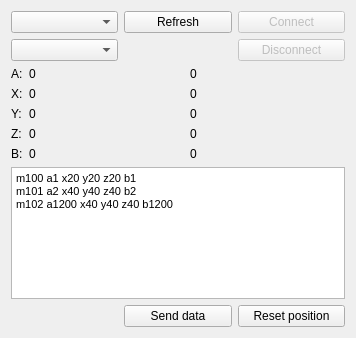
<?xml version="1.0" encoding="UTF-8"?>
<ui version="4.0">
 <class>MainWindow</class>
 <widget class="QMainWindow" name="MainWindow">
  <property name="geometry">
   <rect>
    <x>0</x>
    <y>0</y>
    <width>356</width>
    <height>338</height>
   </rect>
  </property>
  <property name="windowTitle">
   <string>MainWindow</string>
  </property>
  <widget class="QWidget" name="centralWidget">
   <layout class="QGridLayout" name="gridLayout_2">
    <item row="0" column="0">
     <widget class="QComboBox" name="cbPorts"/>
    </item>
    <item row="0" column="1">
     <widget class="QPushButton" name="pbRefresh">
      <property name="text">
       <string>Refresh</string>
      </property>
     </widget>
    </item>
    <item row="0" column="2">
     <widget class="QPushButton" name="pbConnect">
      <property name="enabled">
       <bool>false</bool>
      </property>
      <property name="text">
       <string>Connect</string>
      </property>
     </widget>
    </item>
    <item row="1" column="0">
     <widget class="QComboBox" name="cbBaudRate"/>
    </item>
    <item row="1" column="2">
     <widget class="QPushButton" name="pbDisconnect">
      <property name="enabled">
       <bool>false</bool>
      </property>
      <property name="text">
       <string>Disconnect</string>
      </property>
     </widget>
    </item>
    <item row="3" column="0" colspan="3">
     <widget class="QTextEdit" name="teData">
      <property name="lineWrapMode">
       <enum>QTextEdit::NoWrap</enum>
      </property>
      <property name="html">
       <string>&lt;!DOCTYPE HTML PUBLIC &quot;-//W3C//DTD HTML 4.0//EN&quot; &quot;http://www.w3.org/TR/REC-html40/strict.dtd&quot;&gt;
&lt;html&gt;&lt;head&gt;&lt;meta name=&quot;qrichtext&quot; content=&quot;1&quot; /&gt;&lt;style type=&quot;text/css&quot;&gt;
p, li { white-space: pre-wrap; }
&lt;/style&gt;&lt;/head&gt;&lt;body style=&quot; font-family:'MS Shell Dlg 2'; font-size:8.25pt; font-weight:400; font-style:normal;&quot;&gt;
&lt;p style=&quot; margin-top:0px; margin-bottom:0px; margin-left:0px; margin-right:0px; -qt-block-indent:0; text-indent:0px;&quot;&gt;m100 a1 x20 y20 z20 b1&lt;/p&gt;
&lt;p style=&quot; margin-top:0px; margin-bottom:0px; margin-left:0px; margin-right:0px; -qt-block-indent:0; text-indent:0px;&quot;&gt;m101 a2 x40 y40 z40 b2&lt;/p&gt;
&lt;p style=&quot; margin-top:0px; margin-bottom:0px; margin-left:0px; margin-right:0px; -qt-block-indent:0; text-indent:0px;&quot;&gt;m102 a1200 x40 y40 z40 b1200&lt;/p&gt;
&lt;p style=&quot;-qt-paragraph-type:empty; margin-top:0px; margin-bottom:0px; margin-left:0px; margin-right:0px; -qt-block-indent:0; text-indent:0px;&quot;&gt;&lt;br /&gt;&lt;/p&gt;&lt;/body&gt;&lt;/html&gt;</string>
      </property>
     </widget>
    </item>
    <item row="4" column="1">
     <widget class="QPushButton" name="pbSendData">
      <property name="text">
       <string>Send data</string>
      </property>
     </widget>
    </item>
    <item row="4" column="2">
     <widget class="QPushButton" name="pbResetPosition">
      <property name="text">
       <string>Reset position</string>
      </property>
     </widget>
    </item>
    <item row="2" column="0" colspan="3">
     <layout class="QGridLayout" name="gridLayout">
      <item row="0" column="0">
       <widget class="QLabel" name="lAText">
        <property name="sizePolicy">
         <sizepolicy hsizetype="Maximum" vsizetype="Preferred">
          <horstretch>0</horstretch>
          <verstretch>0</verstretch>
         </sizepolicy>
        </property>
        <property name="text">
         <string>A:</string>
        </property>
       </widget>
      </item>
      <item row="0" column="1">
       <widget class="QLabel" name="lA">
        <property name="text">
         <string>0</string>
        </property>
       </widget>
      </item>
      <item row="0" column="2">
       <widget class="QLabel" name="lA_2">
        <property name="text">
         <string>0</string>
        </property>
       </widget>
      </item>
      <item row="1" column="0">
       <widget class="QLabel" name="lXText">
        <property name="sizePolicy">
         <sizepolicy hsizetype="Maximum" vsizetype="Preferred">
          <horstretch>0</horstretch>
          <verstretch>0</verstretch>
         </sizepolicy>
        </property>
        <property name="text">
         <string>X:</string>
        </property>
       </widget>
      </item>
      <item row="1" column="1">
       <widget class="QLabel" name="lX">
        <property name="text">
         <string>0</string>
        </property>
       </widget>
      </item>
      <item row="1" column="2">
       <widget class="QLabel" name="lX_2">
        <property name="text">
         <string>0</string>
        </property>
       </widget>
      </item>
      <item row="2" column="0">
       <widget class="QLabel" name="lYText">
        <property name="sizePolicy">
         <sizepolicy hsizetype="Maximum" vsizetype="Preferred">
          <horstretch>0</horstretch>
          <verstretch>0</verstretch>
         </sizepolicy>
        </property>
        <property name="text">
         <string>Y:</string>
        </property>
       </widget>
      </item>
      <item row="2" column="1">
       <widget class="QLabel" name="lY">
        <property name="text">
         <string>0</string>
        </property>
       </widget>
      </item>
      <item row="2" column="2">
       <widget class="QLabel" name="lY_2">
        <property name="text">
         <string>0</string>
        </property>
       </widget>
      </item>
      <item row="3" column="0">
       <widget class="QLabel" name="lZText">
        <property name="sizePolicy">
         <sizepolicy hsizetype="Maximum" vsizetype="Preferred">
          <horstretch>0</horstretch>
          <verstretch>0</verstretch>
         </sizepolicy>
        </property>
        <property name="text">
         <string>Z:</string>
        </property>
       </widget>
      </item>
      <item row="3" column="1">
       <widget class="QLabel" name="lZ">
        <property name="text">
         <string>0</string>
        </property>
       </widget>
      </item>
      <item row="3" column="2">
       <widget class="QLabel" name="lZ_2">
        <property name="text">
         <string>0</string>
        </property>
       </widget>
      </item>
      <item row="4" column="0">
       <widget class="QLabel" name="lBText">
        <property name="sizePolicy">
         <sizepolicy hsizetype="Maximum" vsizetype="Preferred">
          <horstretch>0</horstretch>
          <verstretch>0</verstretch>
         </sizepolicy>
        </property>
        <property name="text">
         <string>B:</string>
        </property>
       </widget>
      </item>
      <item row="4" column="1">
       <widget class="QLabel" name="lB">
        <property name="text">
         <string>0</string>
        </property>
       </widget>
      </item>
      <item row="4" column="2">
       <widget class="QLabel" name="lB_2">
        <property name="text">
         <string>0</string>
        </property>
       </widget>
      </item>
     </layout>
    </item>
   </layout>
  </widget>
 </widget>
 <layoutdefault spacing="6" margin="11"/>
 <resources/>
 <connections/>
</ui>
